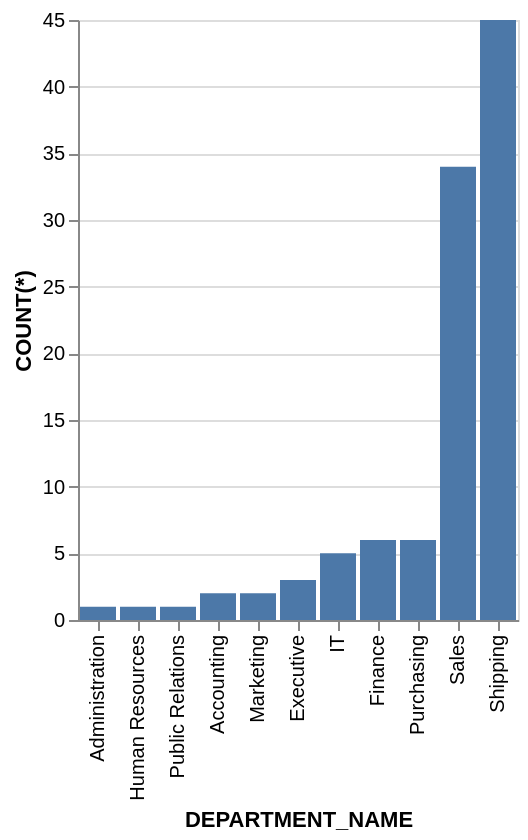

Here is the Vega-Lite specification saved for this chart:
### Vega-Lite specification from a JSON file in a GitHub repository (floating-point values rounded to 4 significant figures)
{"data": {"values": [{"x_data": "Accounting", "y_data": 2}, {"x_data": "Administration", "y_data": 1}, {"x_data": "Executive", "y_data": 3}, {"x_data": "Finance", "y_data": 6}, {"x_data": "Human Resources", "y_data": 1}, {"x_data": "IT", "y_data": 5}, {"x_data": "Marketing", "y_data": 2}, {"x_data": "Public Relations", "y_data": 1}, {"x_data": "Purchasing", "y_data": 6}, {"x_data": "Sales", "y_data": 34}, {"x_data": "Shipping", "y_data": 45}]}, "mark": "bar", "encoding": {"x": {"field": "x_data", "type": "nominal", "title": "DEPARTMENT_NAME", "sort": {"op": "sum", "field": "y_data", "order": "ascending"}}, "y": {"field": "y_data", "type": "quantitative", "title": "COUNT(*)"}}}
